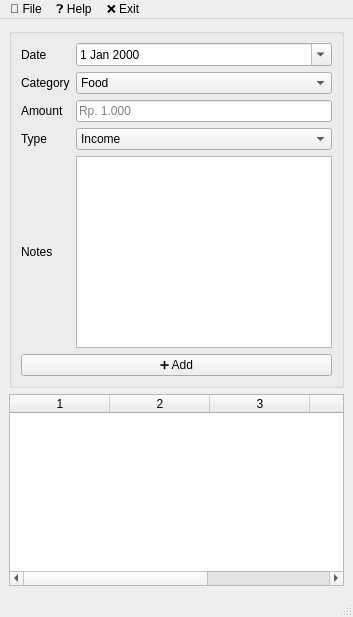
<?xml version="1.0" encoding="UTF-8"?>
<ui version="4.0">
 <class>MainWindow</class>
 <widget class="QMainWindow" name="MainWindow">
  <property name="windowTitle">
   <string>💰 Money Tracker</string>
  </property>
  <widget class="QWidget" name="centralwidget">
   <layout class="QVBoxLayout" name="mainLayout">
    <item>
     <widget class="QGroupBox" name="groupBoxInput">
      <layout class="QGridLayout" name="formLayout">
       <item row="0" column="0">
        <widget class="QLabel" name="labelDate">
         <property name="text">
          <string>Date</string>
         </property>
        </widget>
       </item>
       <item row="0" column="1">
        <widget class="QDateEdit" name="dateEdit">
         <property name="calendarPopup">
          <bool>true</bool>
         </property>
        </widget>
       </item>
       <item row="1" column="0">
        <widget class="QLabel" name="labelCategory">
         <property name="text">
          <string>Category</string>
         </property>
        </widget>
       </item>
       <item row="1" column="1">
        <widget class="QComboBox" name="comboBoxCategory">
         <item><property name="text"><string>Food</string></property></item>
         <item><property name="text"><string>Transport</string></property></item>
         <item><property name="text"><string>Salary</string></property></item>
         <item><property name="text"><string>Others</string></property></item>
        </widget>
       </item>
       <item row="2" column="0">
        <widget class="QLabel" name="labelAmount">
         <property name="text">
          <string>Amount</string>
         </property>
        </widget>
       </item>
       <item row="2" column="1">
        <widget class="QLineEdit" name="lineEditAmount">
         <property name="placeholderText">
          <string>Rp. 1.000</string>
         </property>
        </widget>
       </item>
       <item row="3" column="0">
        <widget class="QLabel" name="labelType">
         <property name="text">
          <string>Type</string>
         </property>
        </widget>
       </item>
       <item row="3" column="1">
        <widget class="QComboBox" name="comboBoxType">
         <item><property name="text"><string>Income</string></property></item>
         <item><property name="text"><string>Expense</string></property></item>
        </widget>
       </item>
       <item row="4" column="0">
        <widget class="QLabel" name="labelNotes">
         <property name="text">
          <string>Notes</string>
         </property>
        </widget>
       </item>
       <item row="4" column="1">
        <widget class="QTextEdit" name="textEditNotes"/>
       </item>
       <item row="5" column="0" colspan="2">
        <widget class="QPushButton" name="pushButtonAdd">
         <property name="text">
          <string>➕ Add</string>
         </property>
        </widget>
       </item>
      </layout>
     </widget>
    </item>
    <item>
     <widget class="QTableWidget" name="tableWidget">
      <property name="columnCount">
       <number>5</number>
      </property>
      <property name="horizontalHeaderLabels">
       <stringlist>
        <string>Date</string>
        <string>Category</string>
        <string>Amount</string>
        <string>Type</string>
        <string>Notes</string>
       </stringlist>
      </property>
     </widget>
    </item>
   </layout>
  </widget>

  <!-- Menu Bar -->
  <widget class="QMenuBar" name="menubar">
   <widget class="QMenu" name="menuFile">
    <property name="title">
     <string>📁 File</string>
    </property>
    <addaction name="actionExport_CSV"/>
   </widget>
   <widget class="QMenu" name="menuHelp">
    <property name="title">
     <string>❓ Help</string>
    </property>
    <addaction name="actionAbout"/>
   </widget>
   <addaction name="menuFile"/>
   <addaction name="menuHelp"/>
   <addaction name="actionClose"/> <!-- Exit langsung di menubar -->
  </widget>

  <widget class="QStatusBar" name="statusbar"/>

  <action name="actionExport_CSV">
   <property name="text">
    <string>Export CSV</string>
   </property>
  </action>
  <action name="actionAbout">
   <property name="text">
    <string>About</string>
   </property>
  </action>
  <action name="actionClose">
   <property name="text">
    <string>❌ Exit</string>
   </property>
  </action>
 </widget>
 <resources/>
 <connections/>
</ui>
